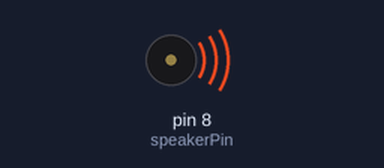
This sketch was run on a simulated Arduino Uno, built with avr-gcc and run on an emulated ATmega328P. Parts: buzzer (waves = sounding).

Above: at 0.1 s.
Timing chart, 0 to 40.0 s (numbered marks = the images above):
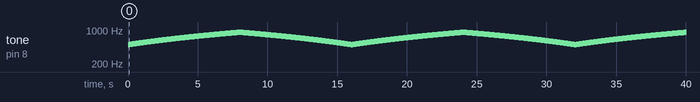

The sketch:

Piezo_siren.ino
```cpp
int speakerPin = 8;
int i=0;
void setup() {
 pinMode(speakerPin, OUTPUT);
}
void loop() {
  for(i=500;i<900;i++){ //loop for increasing frequencies between 500 and 900 hz
  tone(8,i);
  delay(20); //20ms delay
  }
  for(i=900;i>500;i--){ //loop for decreasing frequencies between 500 and 900 hz
  tone(8,i);
  delay(20); //20ms delay
  }
}
```

Measured:
- by itself, tone on pin 8 (speakerPin): plays 500 Hz for 0.02 s, 501 Hz for 0.02 s, 502 Hz for 0.02 s, 503 Hz for 0.02 s, 504 Hz for 0.02 s, 505 Hz for 0.02 s … (1998 notes in this stretch)
